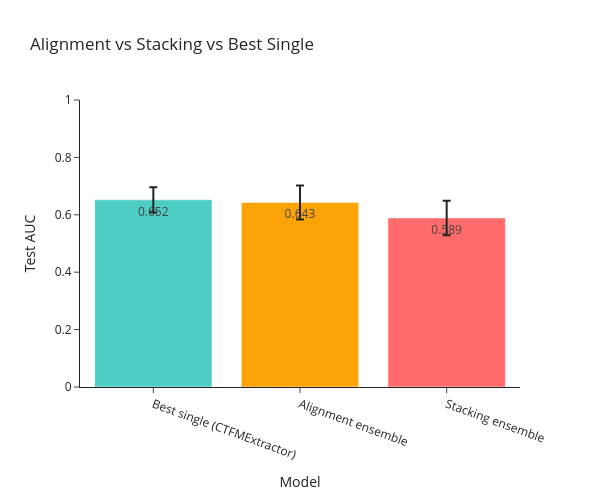

Write notebook code for a chart like this one.
### Markdown cell above
## Ensemble Comparison Summary

Visualize alignment ensemble, stacked ensemble, and the best single model in one chart.

### Code cell
# Compare ensembles against best single model
if 'ensemble_mean' not in globals() or 'stacking_mean' not in globals():
    raise RuntimeError("Run alignment and stacking sections first.")

best_single_mean = best_model_score
best_single_name = best_model_name
best_single_ci = 1.96 * np.std(individual_ensemble_scores[best_single_name], ddof=1) / np.sqrt(len(individual_ensemble_scores[best_single_name]))

labels = [f"Best single ({best_single_name})", "Alignment ensemble", "Stacking ensemble"]
means = [best_single_mean, ensemble_mean, stacking_mean]
errors = [best_single_ci, ensemble_ci, stacking_ci]
colors = ['#4ECDC4', '#FCA308', '#FF6B6B']

fig = go.Figure()
fig.add_trace(go.Bar(
    x=labels,
    y=means,
    error_y=dict(type='data', array=errors),
    marker_color=colors,
    text=[f"{m:.3f}" for m in means],
    textposition='auto'
))

fig.update_layout(
    title='Alignment vs Stacking vs Best Single',
    xaxis_title='Model',
    yaxis_title='Test AUC',
    height=500,
    width=600,
    template='simple_white',
    xaxis_tickangle=20
)
fig.update_yaxes(range=[0, 1.0])
fig.show()

print(f"Stacking uplift over best single: {stacking_mean - best_single_mean:+.4f}")
print(f"Stacking uplift over alignment ensemble: {stacking_mean - ensemble_mean:+.4f}")

### Figure 1 — Plotly figure (JSON) as saved in the notebook; plotly's stock layout.template omitted (floating-point values rounded to 4 significant figures)
{"data": [{"error_y": {"array": [0.04372, 0.05936, 0.06023], "type": "data"}, "marker": {"color": ["#4ECDC4", "#FCA308", "#FF6B6B"]}, "text": ["0.652", "0.643", "0.589"], "textposition": "auto", "type": "bar", "x": ["Best single (CTFMExtractor)", "Alignment ensemble", "Stacking ensemble"], "y": [0.6521, 0.6431, 0.5891]}], "layout": {"height": 500, "title": {"text": "Alignment vs Stacking vs Best Single"}, "width": 600, "xaxis": {"tickangle": 20, "title": {"text": "Model"}}, "yaxis": {"range": [0, 1.0], "title": {"text": "Test AUC"}}}}
